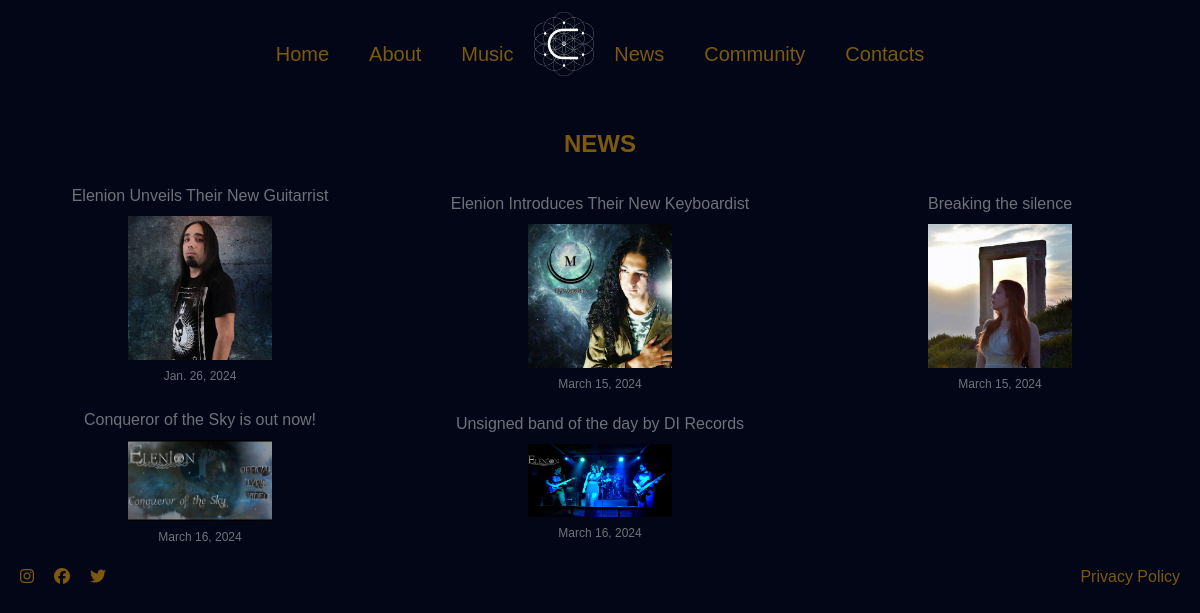
Page /news/ on the committed database.
### core/models.py (models this page shows, shortened)
class New(models.Model):
    title = models.CharField(max_length=500)
    subtitle = models.TextField(null=True, blank=True)
    first_description = models.TextField(null=True, blank=True)
    second_description = models.TextField(null=True, blank=True)
    testimonial = models.TextField(null=True, blank=True)
    testimonial_by = models.TextField(null=True, blank=True)
    thumbnail = models.ImageField(null=True)
    created_at = models.DateField(auto_now_add=True)
    original_released_date = models.DateField(null=True)
    original_post = models.URLField(null=True, blank=True)
    video_url = models.URLField(null=True, blank=True)
    slug = AutoSlugField(populate_from='title', slugify=generate_slug)

### core/views.py (the view)
# urls.py: path('news/', views.newsPage, name='news'),
def newsPage(request):
    news = New.objects.all()
    context = {'news' : news}
    return render(request, 'pages/news.html', context)

### core/templates/pages/news.html
{% extends "base.html" %}
{% load static %}
{% block content %}
    <section class="text-zinc-500 snap-center" id="news">
        <h1 class="text-[#F7AB0A]/50 text-2xl font-bold text-center mt-10">NEWS</h1>
        <div class="grid grid-cols-3 space-y-4 mt-4">
            {% for new in news %}
                <div class="flex justify-center items-center text-center">
                    <a href="{% url 'individual_new' slug=new.slug %}" class="space-y-2">
                        <h2 class="text-center">{{new.title}}</h2>
                        <img src="{{new.thumbnail.url}}" alt="{{new.title}}" class="w-36 mx-auto mt-2">
                        <p class="text-xs">{{ new.created_at }}</p>
                    </a>
                </div>
            {% endfor %}
        </div>
    </section>
{% endblock %}

### theme/templates/base.html (shortened to what this page needs)
{% load static tailwind_tags %}
{% load static %}
{% load django_browser_reload %}
<!DOCTYPE html>
<html lang="en">
	<head>
		<link rel="stylesheet" type="text/css" href="{% static "fontawesome/css/all.min.css" %}" />
		{% tailwind_css %}
	</head>
	<body class="bg-slate-950">
		{% block navbar %}
			<div class="flex justify-center items-center">
				<div>
					<nav class="flex text-[#F7AB0A]/50 mt-5">
						<ul class="flex items-center justify-center mx-auto space-x-10 p-5 text-xl">
							<li>
								<a href="/">Home</a>
							</li>
							<li>
								<a href="about/">About</a>
							</li>
							<li>
								<a href="">Music</a>
							</li>
						</ul>
					</nav>
				</div>
				<div class="hidden md:inline-flex">
					<a href="/">
						<img src="media/emblem.png" alt="Elenion Emblem" class="h-16">
					</a>
				</div>
				<div>
					<nav class="flex text-[#F7AB0A]/50 mt-5">
						<ul class="flex items-center justify-center mx-auto space-x-10 p-5 text-xl">
							<li>
								<a href="/">News</a>
							</li>
							<li>
								<a href="about/">Community</a>
							</li>
							<li>
								<a href="">Contacts</a>
							</li>
						</ul>
					</nav>
				</div>
			</div>
		{% endblock navbar %}
		{% block content %}{% endblock content %}
		{% block footer %}
			<footer class="text-[#F7AB0A]/50 flex justify-between items-center p-5">
				<div class="relative">
					<ul class="flex space-x-5">
						<li>
							<a href="/">
								<i class="fa-brands fa-instagram"></i>
							</a>
						</li>
						<li>
							<a href="">
								<i class="fa-brands fa-facebook"></i>
							</a>
						</li>
						<li>
							<a href="">
								<i class="fa-brands fa-twitter"></i>
							</a>
						</li>
					</ul>
				</div>
				<div class="relative">
					<a href="privacy/">Privacy Policy</a>
				</div>
			</footer>
		{% endblock footer %}
	</body>
</html>

### rows in the picture
New: title "Elenion Unveils Their New Guitarrist", thumbnail (picture), created_at "Jan. 26, 2024"
New: title "Elenion Introduces Their New Keyboardist", thumbnail (picture), created_at "March 15, 2024"
New: title "Breaking the silence", thumbnail (picture), created_at "March 15, 2024"
New: title "Conqueror of the Sky is out now!", thumbnail (picture), created_at "March 16, 2024"
New: title "Unsigned band of the day by DI Records", thumbnail (picture), created_at "March 16, 2024"
